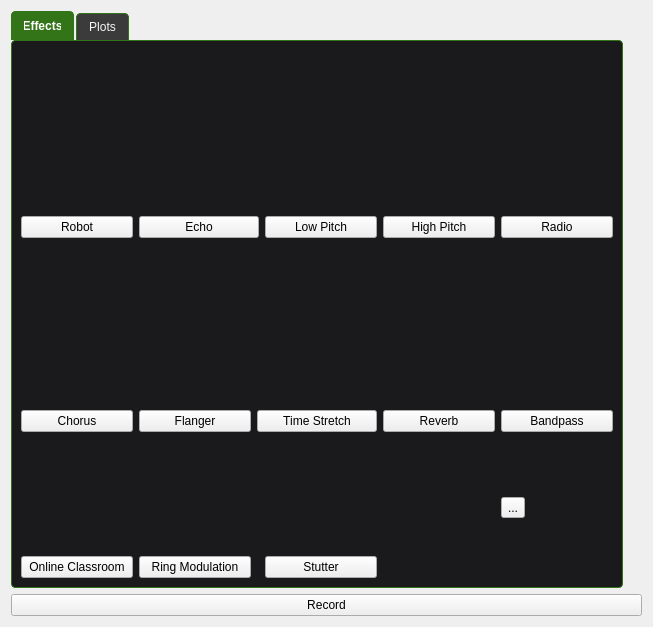
<?xml version="1.0" encoding="UTF-8"?>
<ui version="4.0">
 <class>Form</class>
 <widget class="QWidget" name="Form">
  <property name="geometry">
   <rect>
    <x>0</x>
    <y>0</y>
    <width>653</width>
    <height>627</height>
   </rect>
  </property>
  <property name="windowTitle">
   <string>Form</string>
  </property>
  <layout class="QFormLayout" name="formLayout">
   <item row="0" column="0">
    <widget class="QTabWidget" name="tabMain">
     <property name="styleSheet">
      <string notr="true">QTabWidget::pane {
        border: 1px solid #337418;
        background: #1A1A1D;
        border-radius: 4px;
    }
    
    /* Styl paska zakładek */
    QTabBar::tab {
        background: #3B3B3B;
        color: #F8F8F8;
        border: 1px solid #337418;
        border-bottom: none;
        padding: 6px 12px;
        margin-right: 2px;
        border-top-left-radius: 4px;
        border-top-right-radius: 4px;
    }
    
    QTabBar::tab:selected {
        background: #337418;
        color: #FFFFFF;
        font-weight: bold;
    }
    
    QTabBar::tab:hover {
        background: #5DD62C;
        color: #1A1A1D;
    }
    
    QTabBar::tab:!selected {
        margin-top: 2px; /* Wizualne oddzielenie nieaktywnych zakładek */
    }
    
    QTabBar::scroller {
        width: 20px;
    }
    
    QTabBar QToolButton {
        background: #337418;
        color: #F8F8F8;
    }</string>
     </property>
     <property name="currentIndex">
      <number>0</number>
     </property>
     <widget class="QWidget" name="Effects">
      <attribute name="title">
       <string>Effects</string>
      </attribute>
      <layout class="QGridLayout" name="gridLayout">
       <item row="0" column="5">
        <layout class="QVBoxLayout" name="radio_layout">
         <item>
          <widget class="QWidget" name="radio_effect" native="true">
           <property name="minimumSize">
            <size>
             <width>112</width>
             <height>112</height>
            </size>
           </property>
           <property name="styleSheet">
            <string notr="true">image: url(:/cps_ikonki/cps_ikonki/radio_kolko.svg);</string>
           </property>
          </widget>
         </item>
         <item>
          <widget class="QPushButton" name="radio_PushButton">
           <property name="minimumSize">
            <size>
             <width>112</width>
             <height>0</height>
            </size>
           </property>
           <property name="cursor">
            <cursorShape>PointingHandCursor</cursorShape>
           </property>
           <property name="styleSheet">
            <string notr="true"/>
           </property>
           <property name="text">
            <string>Radio</string>
           </property>
          </widget>
         </item>
        </layout>
       </item>
       <item row="2" column="5">
        <layout class="QVBoxLayout" name="verticalLayout">
         <item>
          <widget class="QToolButton" name="Microphone_toolButton">
           <property name="cursor">
            <cursorShape>PointingHandCursor</cursorShape>
           </property>
           <property name="styleSheet">
            <string notr="true">image: url(:/cps_ikonki/cps_ikonki/MIC_ACTIVATED.svg);
background: None</string>
           </property>
           <property name="text">
            <string>...</string>
           </property>
           <property name="icon">
            <iconset resource="CPS_resources_from_qt.qrc">
             <normaloff>:/cps_ikonki/cps_ikonki/MIC_ACTIVATED.svg</normaloff>:/cps_ikonki/cps_ikonki/MIC_ACTIVATED.svg</iconset>
           </property>
           <property name="iconSize">
            <size>
             <width>112</width>
             <height>112</height>
            </size>
           </property>
          </widget>
         </item>
        </layout>
       </item>
       <item row="2" column="1">
        <layout class="QVBoxLayout" name="ring_mod_layout">
         <item>
          <widget class="QWidget" name="ring_mod_effect" native="true">
           <property name="minimumSize">
            <size>
             <width>112</width>
             <height>112</height>
            </size>
           </property>
           <property name="styleSheet">
            <string notr="true">image: url(:/cps_ikonki/cps_ikonki/ring_mod_kolko.svg);</string>
           </property>
          </widget>
         </item>
         <item>
          <widget class="QPushButton" name="ring_mod_pushButton">
           <property name="minimumSize">
            <size>
             <width>112</width>
             <height>0</height>
            </size>
           </property>
           <property name="cursor">
            <cursorShape>PointingHandCursor</cursorShape>
           </property>
           <property name="styleSheet">
            <string notr="true"/>
           </property>
           <property name="text">
            <string>Ring Modulation</string>
           </property>
          </widget>
         </item>
        </layout>
       </item>
       <item row="0" column="3">
        <layout class="QVBoxLayout" name="lp_layout">
         <item>
          <widget class="QWidget" name="lp_effect" native="true">
           <property name="minimumSize">
            <size>
             <width>112</width>
             <height>112</height>
            </size>
           </property>
           <property name="styleSheet">
            <string notr="true">image: url(:/cps_ikonki/cps_ikonki/lp_kolko.svg);</string>
           </property>
          </widget>
         </item>
         <item>
          <widget class="QPushButton" name="lp_PushButton">
           <property name="minimumSize">
            <size>
             <width>112</width>
             <height>0</height>
            </size>
           </property>
           <property name="cursor">
            <cursorShape>PointingHandCursor</cursorShape>
           </property>
           <property name="styleSheet">
            <string notr="true"/>
           </property>
           <property name="text">
            <string>Low Pitch</string>
           </property>
          </widget>
         </item>
        </layout>
       </item>
       <item row="2" column="4">
        <layout class="QVBoxLayout" name="verticalLayout_2"/>
       </item>
       <item row="1" column="2" colspan="2">
        <layout class="QVBoxLayout" name="time_strech_layout">
         <item>
          <widget class="QWidget" name="ts_effect" native="true">
           <property name="minimumSize">
            <size>
             <width>112</width>
             <height>112</height>
            </size>
           </property>
           <property name="styleSheet">
            <string notr="true">image: url(:/cps_ikonki/cps_ikonki/time_strech_kolko.svg);</string>
           </property>
          </widget>
         </item>
         <item>
          <widget class="QPushButton" name="ts_pushButton">
           <property name="minimumSize">
            <size>
             <width>112</width>
             <height>0</height>
            </size>
           </property>
           <property name="cursor">
            <cursorShape>PointingHandCursor</cursorShape>
           </property>
           <property name="styleSheet">
            <string notr="true"/>
           </property>
           <property name="text">
            <string>Time Stretch</string>
           </property>
          </widget>
         </item>
        </layout>
       </item>
       <item row="1" column="0">
        <layout class="QVBoxLayout" name="chorus_layout">
         <item>
          <widget class="QWidget" name="chorus_effect" native="true">
           <property name="minimumSize">
            <size>
             <width>112</width>
             <height>112</height>
            </size>
           </property>
           <property name="styleSheet">
            <string notr="true">image: url(:/cps_ikonki/cps_ikonki/chorus_kolko.svg);</string>
           </property>
          </widget>
         </item>
         <item>
          <widget class="QPushButton" name="chorus_effect_PushButton">
           <property name="minimumSize">
            <size>
             <width>112</width>
             <height>0</height>
            </size>
           </property>
           <property name="cursor">
            <cursorShape>PointingHandCursor</cursorShape>
           </property>
           <property name="styleSheet">
            <string notr="true"/>
           </property>
           <property name="text">
            <string>Chorus</string>
           </property>
          </widget>
         </item>
        </layout>
       </item>
       <item row="0" column="0">
        <layout class="QVBoxLayout" name="robot_layout">
         <item>
          <widget class="QWidget" name="widget_3" native="true">
           <property name="minimumSize">
            <size>
             <width>112</width>
             <height>112</height>
            </size>
           </property>
           <property name="styleSheet">
            <string notr="true">image: url(:/cps_ikonki/cps_ikonki/robot_kolko.svg);</string>
           </property>
          </widget>
         </item>
         <item>
          <widget class="QPushButton" name="robot_pushButton">
           <property name="minimumSize">
            <size>
             <width>112</width>
             <height>0</height>
            </size>
           </property>
           <property name="cursor">
            <cursorShape>PointingHandCursor</cursorShape>
           </property>
           <property name="styleSheet">
            <string notr="true"/>
           </property>
           <property name="text">
            <string>Robot</string>
           </property>
          </widget>
         </item>
        </layout>
       </item>
       <item row="2" column="0">
        <layout class="QVBoxLayout" name="lm_layout">
         <item>
          <widget class="QWidget" name="lm_effect" native="true">
           <property name="minimumSize">
            <size>
             <width>112</width>
             <height>112</height>
            </size>
           </property>
           <property name="styleSheet">
            <string notr="true">image: url(:/cps_ikonki/cps_ikonki/matma_kolko.svg);</string>
           </property>
          </widget>
         </item>
         <item>
          <widget class="QPushButton" name="lekcja_matematyki_PushButton">
           <property name="minimumSize">
            <size>
             <width>112</width>
             <height>0</height>
            </size>
           </property>
           <property name="cursor">
            <cursorShape>PointingHandCursor</cursorShape>
           </property>
           <property name="styleSheet">
            <string notr="true"/>
           </property>
           <property name="text">
            <string>Online Classroom</string>
           </property>
          </widget>
         </item>
        </layout>
       </item>
       <item row="0" column="4">
        <layout class="QVBoxLayout" name="hp_layout">
         <item>
          <widget class="QWidget" name="hp_effect" native="true">
           <property name="minimumSize">
            <size>
             <width>112</width>
             <height>112</height>
            </size>
           </property>
           <property name="styleSheet">
            <string notr="true">image: url(:/cps_ikonki/cps_ikonki/hp_kolko.svg);</string>
           </property>
          </widget>
         </item>
         <item>
          <widget class="QPushButton" name="hp_effect_PushButton">
           <property name="minimumSize">
            <size>
             <width>112</width>
             <height>0</height>
            </size>
           </property>
           <property name="cursor">
            <cursorShape>PointingHandCursor</cursorShape>
           </property>
           <property name="styleSheet">
            <string notr="true"/>
           </property>
           <property name="text">
            <string>High Pitch</string>
           </property>
          </widget>
         </item>
        </layout>
       </item>
       <item row="1" column="5">
        <layout class="QVBoxLayout" name="bandpass_layout">
         <item>
          <widget class="QWidget" name="bp_effect" native="true">
           <property name="minimumSize">
            <size>
             <width>112</width>
             <height>112</height>
            </size>
           </property>
           <property name="styleSheet">
            <string notr="true">image: url(:/cps_ikonki/cps_ikonki/bandpass_kolko.svg);</string>
           </property>
          </widget>
         </item>
         <item>
          <widget class="QPushButton" name="bp_pushButton">
           <property name="minimumSize">
            <size>
             <width>112</width>
             <height>0</height>
            </size>
           </property>
           <property name="cursor">
            <cursorShape>PointingHandCursor</cursorShape>
           </property>
           <property name="styleSheet">
            <string notr="true"/>
           </property>
           <property name="text">
            <string>Bandpass</string>
           </property>
          </widget>
         </item>
        </layout>
       </item>
       <item row="0" column="1" colspan="2">
        <layout class="QVBoxLayout" name="echo_layout">
         <item>
          <widget class="QWidget" name="echo_effect" native="true">
           <property name="minimumSize">
            <size>
             <width>112</width>
             <height>112</height>
            </size>
           </property>
           <property name="styleSheet">
            <string notr="true">image: url(:/cps_ikonki/cps_ikonki/echo_kolko.svg);</string>
           </property>
          </widget>
         </item>
         <item>
          <widget class="QPushButton" name="echo_pushButton">
           <property name="minimumSize">
            <size>
             <width>112</width>
             <height>0</height>
            </size>
           </property>
           <property name="cursor">
            <cursorShape>PointingHandCursor</cursorShape>
           </property>
           <property name="styleSheet">
            <string notr="true"/>
           </property>
           <property name="text">
            <string>Echo</string>
           </property>
          </widget>
         </item>
        </layout>
       </item>
       <item row="1" column="4">
        <layout class="QVBoxLayout" name="reverb_layout">
         <item>
          <widget class="QWidget" name="reverb_effect" native="true">
           <property name="minimumSize">
            <size>
             <width>112</width>
             <height>112</height>
            </size>
           </property>
           <property name="styleSheet">
            <string notr="true">image: url(:/cps_ikonki/cps_ikonki/reverb_kolko.svg);</string>
           </property>
          </widget>
         </item>
         <item>
          <widget class="QPushButton" name="reverb_PushButton">
           <property name="minimumSize">
            <size>
             <width>112</width>
             <height>0</height>
            </size>
           </property>
           <property name="cursor">
            <cursorShape>PointingHandCursor</cursorShape>
           </property>
           <property name="styleSheet">
            <string notr="true"/>
           </property>
           <property name="text">
            <string>Reverb</string>
           </property>
          </widget>
         </item>
        </layout>
       </item>
       <item row="1" column="1">
        <layout class="QVBoxLayout" name="flanger_layout">
         <item>
          <widget class="QWidget" name="flanger_effect" native="true">
           <property name="minimumSize">
            <size>
             <width>112</width>
             <height>112</height>
            </size>
           </property>
           <property name="styleSheet">
            <string notr="true">image: url(:/cps_ikonki/cps_ikonki/flanger_kolko.svg);</string>
           </property>
          </widget>
         </item>
         <item>
          <widget class="QPushButton" name="flanger_pushButton">
           <property name="minimumSize">
            <size>
             <width>112</width>
             <height>0</height>
            </size>
           </property>
           <property name="cursor">
            <cursorShape>PointingHandCursor</cursorShape>
           </property>
           <property name="styleSheet">
            <string notr="true"/>
           </property>
           <property name="text">
            <string>Flanger</string>
           </property>
          </widget>
         </item>
        </layout>
       </item>
       <item row="2" column="3">
        <layout class="QVBoxLayout" name="stutter_layout">
         <item>
          <widget class="QWidget" name="stutter_effect" native="true">
           <property name="minimumSize">
            <size>
             <width>112</width>
             <height>112</height>
            </size>
           </property>
           <property name="styleSheet">
            <string notr="true">image: url(:/cps_ikonki/cps_ikonki/stutter_kolko.svg);</string>
           </property>
          </widget>
         </item>
         <item>
          <widget class="QPushButton" name="stutter_PushButton">
           <property name="minimumSize">
            <size>
             <width>112</width>
             <height>0</height>
            </size>
           </property>
           <property name="cursor">
            <cursorShape>PointingHandCursor</cursorShape>
           </property>
           <property name="styleSheet">
            <string notr="true"/>
           </property>
           <property name="text">
            <string>Stutter</string>
           </property>
          </widget>
         </item>
        </layout>
       </item>
      </layout>
     </widget>
     <widget class="QWidget" name="tab_2">
      <attribute name="title">
       <string>Plots</string>
      </attribute>
      <layout class="QGridLayout" name="gridLayout_5">
       <item row="0" column="0">
        <layout class="QGridLayout" name="gridLayout_2">
         <item row="0" column="0">
          <widget class="QWidget" name="signal_visualizer_widget" native="true"/>
         </item>
        </layout>
       </item>
      </layout>
     </widget>
    </widget>
   </item>
   <item row="1" column="0" colspan="2">
    <widget class="QPushButton" name="record_pushButton">
     <property name="cursor">
      <cursorShape>PointingHandCursor</cursorShape>
     </property>
     <property name="text">
      <string>Record</string>
     </property>
     <property name="checkable">
      <bool>true</bool>
     </property>
    </widget>
   </item>
  </layout>
 </widget>
 <resources>
  <include location="CPS_resources_from_qt.qrc"/>
 </resources>
 <connections/>
</ui>
